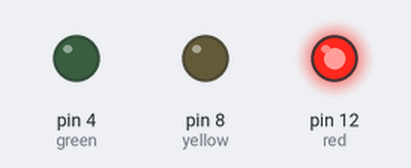
A sketch run on a simulated Arduino Uno, built with avr-gcc and run on an emulated ATmega328P. Shown: output pins drawn as LEDs (lit = HIGH).

Above: at 1.5 s.
At 7.0 s:
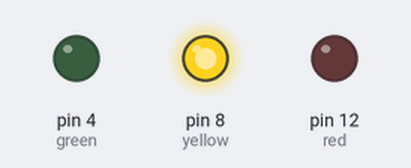
At 11.0 s:
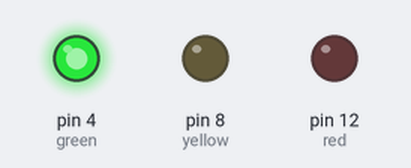
At 13.0 s:
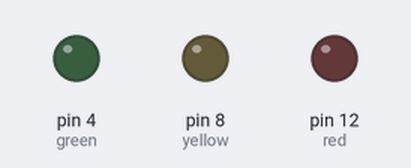
Timing chart, 0 to 22.1 s (numbered marks = the images above):
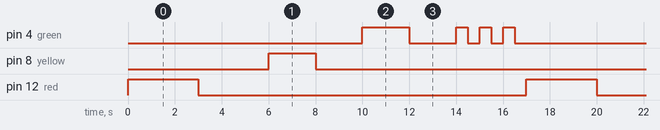

Measured:
- by itself, pin 4 (green): repeats every 17.0 s: LOW 2.0 s, 2 × (HIGH 0.50 s, LOW 0.50 s), HIGH 0.50 s, LOW 10.5 s, HIGH 2.0 s
- by itself, pin 8 (yellow): alternates HIGH for 2.0 s and LOW for 15.0 s
- by itself, pin 12 (red): alternates HIGH for 3.0 s and LOW for 14.0 s

The sketch:

index.ino
```cpp
int red = 12;
int yellow=8;
int green=4;
void setup() {
  // put your setup code here, to run once:
pinMode(red,OUTPUT);
pinMode(yellow,OUTPUT);
pinMode(green,OUTPUT);
}

void loop() {
  // put your main code here, to run repeatedly:
digitalWrite(red,HIGH);
delay(3000);
digitalWrite(red,LOW);
delay(3000);

digitalWrite(yellow,HIGH);
delay(2000);
digitalWrite(yellow,LOW);
delay(2000);

digitalWrite(green,HIGH);
delay(2000);
digitalWrite(green,LOW);
delay(2000);

for(int i=0; i<3; i++){
  digitalWrite(green,HIGH);
  delay(500);
  digitalWrite(green,LOW);
  delay(500);
}

}
```
